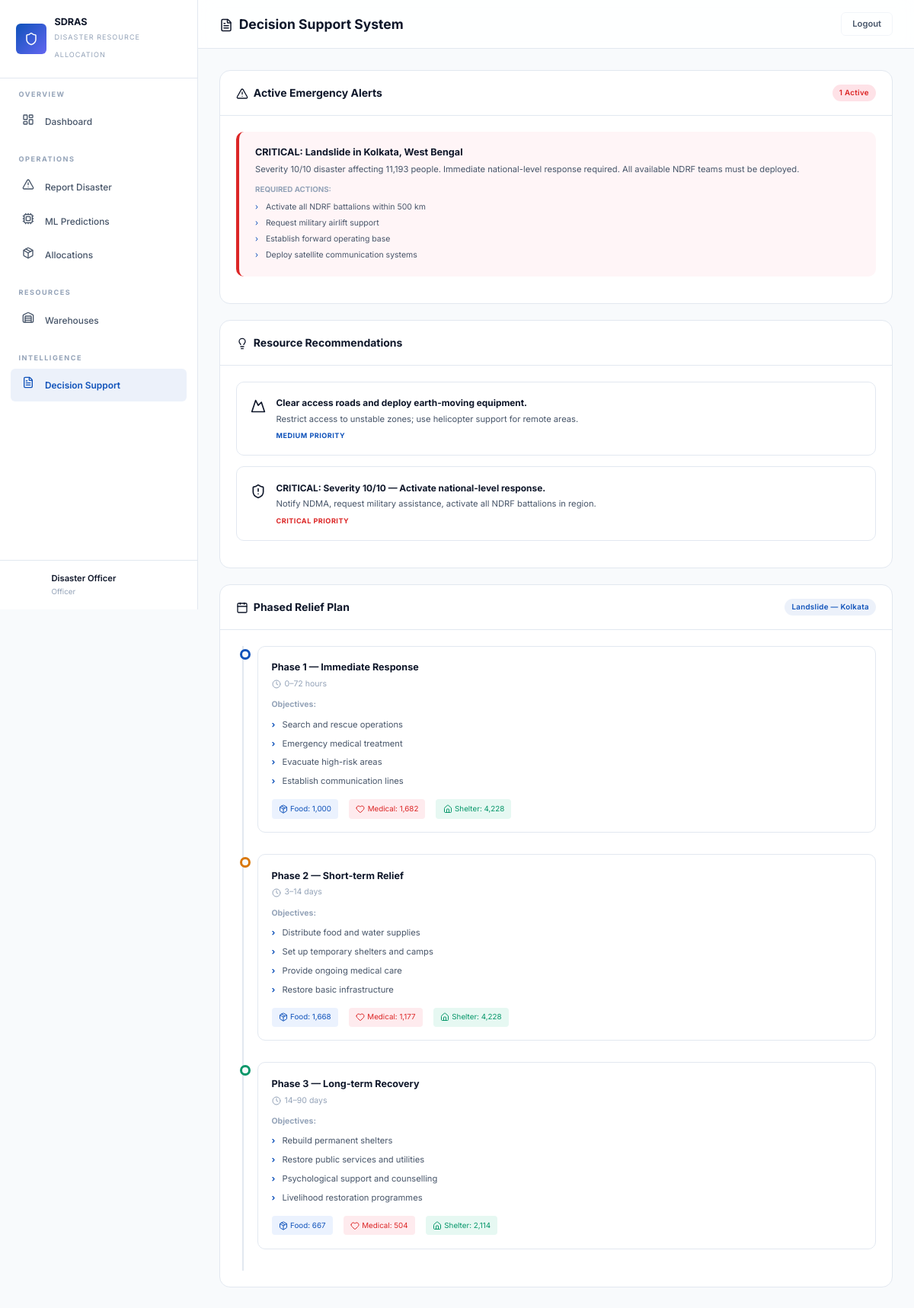
Screenshot of /reports (signed in) with the database file from the repository.
### models.py (models this page shows, shortened)
class User(UserMixin, db.Model):
    __tablename__ = "users"
    id = db.Column(db.Integer, primary_key=True)
    username = db.Column(db.String(80), unique=True, nullable=False, index=True)
    email = db.Column(db.String(120), unique=True, nullable=False)
    password_hash = db.Column(db.String(256), nullable=False)
    role = db.Column(db.String(30), nullable=False, default="officer")
    full_name = db.Column(db.String(150), nullable=False)
    created_at = db.Column(db.DateTime, default=lambda: datetime.now(timezone.utc))

class Disaster(db.Model):
    __tablename__ = "disasters"
    id = db.Column(db.Integer, primary_key=True)
    disaster_type = db.Column(db.String(30), nullable=False, index=True)
    severity = db.Column(db.Integer, nullable=False)
    population_affected = db.Column(db.Integer, nullable=False)
    rainfall_mm = db.Column(db.Float, nullable=False)
    temperature_c = db.Column(db.Float, nullable=False)
    disaster_duration_days = db.Column(db.Integer, nullable=False)
    district = db.Column(db.String(80), nullable=False, index=True)
    state = db.Column(db.String(80), nullable=False)
    latitude = db.Column(db.Float, nullable=False)
    longitude = db.Column(db.Float, nullable=False)
    food_required = db.Column(db.Integer, default=0)
    medical_required = db.Column(db.Integer, default=0)
    shelter_required = db.Column(db.Integer, default=0)
    status = db.Column(db.String(30), default="Active")
    created_at = db.Column(db.DateTime, default=lambda: datetime.now(timezone.utc))
    created_by = db.Column(db.Integer, db.ForeignKey("users.id"), nullable=True)
    allocations = db.relationship("Allocation", backref="disaster", lazy=True)

### app.py (the view)
@app.route("/reports")
@login_required
def reports_page():
    from decision_support import (
        generate_emergency_alerts,
        generate_recommendations,
        generate_relief_plan,
    )
    active_disaster = (
        Disaster.query.filter_by(status="Active")
        .order_by(Disaster.severity.desc())
        .first()
    )
    alerts = []
    recommendations = []
    relief_plan = []
    if active_disaster:
        alerts = generate_emergency_alerts(
            {
                "severity": active_disaster.severity,
                "disaster_type": active_disaster.disaster_type,
                "district": active_disaster.district,
                "state": active_disaster.state,
                "population_affected": active_disaster.population_affected,
            }
        )
        predicted_needs = {
            "food_required": active_disaster.food_required,
            "medical_required": active_disaster.medical_required,
            "shelter_required": active_disaster.shelter_required,
        }
        latest_alloc = Allocation.query.filter_by(disaster_id=active_disaster.id).first()
        alloc_result = {
            "summary": {
                "food_deficit": 0,
                "medical_deficit": 0,
                "shelter_deficit": 0,
            }
        }
        recommendations = generate_recommendations(
            {
                "severity": active_disaster.severity,
                "disaster_type": active_disaster.disaster_type,
                "district": active_disaster.district,
            },
            predicted_needs,
            alloc_result,
        )
        relief_plan = generate_relief_plan(
            {
                "severity": active_disaster.severity,
                "population_affected": active_disaster.population_affected,
                "disaster_duration_days": active_disaster.disaster_duration_days,
            },
            predicted_needs,
        )
    return render_template(
        "reports.html",
        active_page="reports",
        alerts=alerts,
        recommendations=recommendations,
        relief_plan=relief_plan,
        active_disaster=active_disaster,
    )

### app.py (called while the page is built)
@login_manager.user_loader
def load_user(user_id):
    return db.session.get(User, int(user_id))

### templates/reports.html (shortened to what this page needs)
{% extends "base.html" %}
{% block page_title %}<i data-lucide="file-text" style="width:18px;height:18px;vertical-align:middle;margin-right:0.25rem;display:inline-block"></i> Decision Support System{% endblock %}
{% block content %}
{% if alerts %}
<div class="card mb-3">
    <div class="card-header">
        <h3><i data-lucide="alert-triangle" style="width:16px;height:16px;vertical-align:middle;margin-right:0.25rem;display:inline-block"></i> Active Emergency Alerts</h3>
        <span class="badge badge-rose pulse">{{ alerts|length }} Active</span>
    </div>
    <div class="card-body">
        {% for alert in alerts %}
        <div class="alert-card {% if alert.level == 'CRITICAL' %}critical{% elif alert.level == 'WARNING' %}warning{% else %}info{% endif %}">
            <div class="alert-title">{{ alert.title }}</div>
            <div class="alert-message">{{ alert.message }}</div>
            {% if alert.actions %}
            <div style="margin-top:0.75rem">
                <div style="font-size:0.7rem;font-weight:700;color:var(--text-muted);text-transform:uppercase;margin-bottom:0.35rem">Required Actions:</div>
                {% for action in alert.actions %}
                <div style="font-size:0.75rem;color:var(--text-secondary);padding:0.15rem 0;padding-left:1rem;position:relative">
                    <span style="position:absolute;left:0;color:var(--accent-blue)">›</span> {{ action }}
                </div>
                {% endfor %}
            </div>
            {% endif %}
        </div>
        {% endfor %}
    </div>
</div>
{% endif %}
{% if recommendations %}
<div class="card mb-3">
    <div class="card-header">
        <h3><i data-lucide="lightbulb" style="width:16px;height:16px;vertical-align:middle;margin-right:0.25rem;display:inline-block"></i> Resource Recommendations</h3>
    </div>
    <div class="card-body">
        {% for rec in recommendations %}
        <div class="recommendation-card">
            <div class="rec-icon"><i data-lucide="{{ rec.icon }}" style="width:20px;height:20px"></i></div>
            <div class="rec-content">
                <h4>{{ rec.message }}</h4>
                <p>{{ rec.action }}</p>
                <div class="rec-priority {{ rec.priority }}">{{ rec.priority | upper }} PRIORITY</div>
            </div>
        </div>
        {% endfor %}
    </div>
</div>
{% endif %}
{% if relief_plan %}
<div class="card mb-3">
    <div class="card-header">
        <h3><i data-lucide="calendar" style="width:16px;height:16px;vertical-align:middle;margin-right:0.25rem;display:inline-block"></i> Phased Relief Plan</h3>
        {% if active_disaster %}
        <span class="badge badge-blue">{{ active_disaster.disaster_type }} — {{ active_disaster.district }}</span>
        {% endif %}
    </div>
    <div class="card-body">
        <div class="timeline">
            {% for phase in relief_plan %}
            <div class="timeline-item {% if loop.index == 2 %}phase-2{% elif loop.index == 3 %}phase-3{% endif %}">
                <div class="timeline-content">
                    <h4>{{ phase.phase }}</h4>
                    <div class="duration"><i data-lucide="clock" style="width:12px;height:12px;vertical-align:middle;margin-right:0.15rem;display:inline-block"></i> {{ phase.duration }}</div>
                    <div style="font-size:0.75rem;font-weight:700;color:var(--text-muted);margin-bottom:0.35rem">Objectives:</div>
                    <ul>
                        {% for obj in phase.objectives %}
                        <li>{{ obj }}</li>
                        {% endfor %}
                    </ul>
                    <div style="margin-top:0.75rem;display:flex;gap:1rem;flex-wrap:wrap">
                        <div style="font-size:0.7rem;padding:0.35rem 0.65rem;background:rgba(59,130,246,0.1);border-radius:4px;color:var(--accent-blue);display:flex;align-items:center;gap:0.25rem">
                            <i data-lucide="package" style="width:12px;height:12px"></i> Food: {{ "{:,}".format(phase.resources.food) }}
                        </div>
                        <div style="font-size:0.7rem;padding:0.35rem 0.65rem;background:rgba(244,63,94,0.1);border-radius:4px;color:var(--accent-rose);display:flex;align-items:center;gap:0.25rem">
                            <i data-lucide="heart" style="width:12px;height:12px"></i> Medical: {{ "{:,}".format(phase.resources.medical) }}
                        </div>
                        <div style="font-size:0.7rem;padding:0.35rem 0.65rem;background:rgba(16,185,129,0.1);border-radius:4px;color:var(--accent-emerald);display:flex;align-items:center;gap:0.25rem">
                            <i data-lucide="home" style="width:12px;height:12px"></i> Shelter: {{ "{:,}".format(phase.resources.shelter) }}
                        </div>
                    </div>
                </div>
            </div>
            {% endfor %}
        </div>
    </div>
</div>
{% endif %}
{% endblock %}

### templates/base.html (shortened to what this page needs)
<!DOCTYPE html>
<html lang="en">
<head>
    <link rel="stylesheet" href="{{ url_for('static', filename='css/style.css') }}">
</head>
<body>
    <div class="app-layout">
        <aside class="sidebar" id="sidebar">
            <div class="sidebar-brand">
                <div class="brand-icon"><i data-lucide="shield" style="color:white;width:18px;height:18px"></i></div>
                <div class="brand-text">
                    <h2>SDRAS</h2>
                    <span>Disaster Resource Allocation</span>
                </div>
            </div>
            <nav class="sidebar-nav">
                <div class="nav-section">
                    <div class="nav-section-title">Overview</div>
                    <a href="{{ url_for('dashboard') }}" class="nav-link {% if active_page == 'dashboard' %}active{% endif %}">
                        <span class="nav-icon"><i data-lucide="layout-dashboard" style="width:16px;height:16px"></i></span> Dashboard
                    </a>
                </div>
                <div class="nav-section">
                    <div class="nav-section-title">Operations</div>
                    {% if current_user.role in ['admin', 'officer'] %}
                    <a href="{{ url_for('disaster_form') }}" class="nav-link {% if active_page == 'disaster_form' %}active{% endif %}">
                        <span class="nav-icon"><i data-lucide="alert-triangle" style="width:16px;height:16px"></i></span> Report Disaster
                    </a>
                    {% endif %}
                    <a href="{{ url_for('predictions_page') }}" class="nav-link {% if active_page == 'predictions' %}active{% endif %}">
                        <span class="nav-icon"><i data-lucide="cpu" style="width:16px;height:16px"></i></span> ML Predictions
                    </a>
                    <a href="{{ url_for('allocations_page') }}" class="nav-link {% if active_page == 'allocations' %}active{% endif %}">
                        <span class="nav-icon"><i data-lucide="package" style="width:16px;height:16px"></i></span> Allocations
                    </a>
                </div>
                <div class="nav-section">
                    <div class="nav-section-title">Resources</div>
                    <a href="{{ url_for('warehouses_page') }}" class="nav-link {% if active_page == 'warehouses' %}active{% endif %}">
                        <span class="nav-icon"><i data-lucide="warehouse" style="width:16px;height:16px"></i></span> Warehouses
                    </a>
                </div>
                <div class="nav-section">
                    <div class="nav-section-title">Intelligence</div>
                    <a href="{{ url_for('reports_page') }}" class="nav-link {% if active_page == 'reports' %}active{% endif %}">
                        <span class="nav-icon"><i data-lucide="file-text" style="width:16px;height:16px"></i></span> Decision Support
                    </a>
                </div>
            </nav>
            <div class="sidebar-footer">
                <div class="user-info">
                    <div class="user-avatar">{{ current_user.full_name[0] if current_user.is_authenticated else '?' }}</div>
                    <div class="user-details">
                        <div class="user-name">{{ current_user.full_name if current_user.is_authenticated else 'Guest' }}</div>
                        <div class="user-role">{{ current_user.role if current_user.is_authenticated else '' }}</div>
                    </div>
                </div>
            </div>
        </aside>
        <main class="main-content">
            <header class="top-header">
                <div class="header-left">
                    <h1>{% block page_title %}Dashboard{% endblock %}</h1>
                </div>
                <div class="header-right">
                    {% if current_user.is_authenticated %}
                    <a href="{{ url_for('logout') }}" class="btn btn-outline btn-sm">Logout</a>
                    {% endif %}
                </div>
            </header>
            <div class="page-content">
                {% block content %}{% endblock %}
            </div>
        </main>
    </div>
</body>
</html>

### rows the page displays
User: full_name "Disaster Officer", role "Officer"
Disaster: disaster_type "Landslide", district "Kolkata"

### other values shown
{{ alerts|length }} "1"
{{ alert.title }} "CRITICAL: Landslide in Kolkata, West Bengal"
{{ alert.message }} "Severity 10/10 disaster affecting 11,193 people. Immediate national-level response required. All available NDRF teams must be deployed."
{{ action }} "Activate all NDRF battalions within 500 km" "Request military airlift support" "Establish forward operating base" "Deploy satellite communication systems"
{{ rec.message }} "Clear access roads and deploy earth-moving equipment." "CRITICAL: Severity 10/10 — Activate national-level response."
{{ rec.action }} "Restrict access to unstable zones; use helicopter support for remote areas." "Notify NDMA, request military assistance, activate all NDRF battalions in region."
{{ rec.priority | upper }} "MEDIUM" "CRITICAL"
{{ phase.phase }} "Phase 1 — Immediate Response" "Phase 2 — Short-term Relief" "Phase 3 — Long-term Recovery"
{{ phase.duration }} "0–72 hours" "3–14 days" "14–90 days"
{{ obj }} "Search and rescue operations" "Emergency medical treatment" "Evacuate high-risk areas" "Establish communication lines" "Distribute food and water supplies" "Set up temporary shelters and camps" "Provide ongoing medical care" "Restore basic infrastructure" "Rebuild permanent shelters" "Restore public services and utilities" "Psychological support and counselling" "Livelihood restoration programmes"
{{ "{:,}".format(phase.resources.food) }} "1,000" "1,668" "667"
{{ "{:,}".format(phase.resources.medical) }} "1,682" "1,177" "504"
{{ "{:,}".format(phase.resources.shelter) }} "4,228" "4,228" "2,114"
